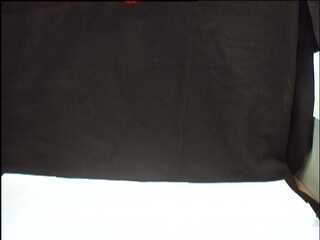
%> input picture course_project/advanced_vision/DATA/ball00000100.jpg, 320 x 240 px; the run also reads 4 pictures not shown here
$ octave myTestScript.m   (GNU Octave 9; MATLAB toolbox functions it lacks are replaced by stand-ins)
%> lines starting %> are read from the running program, lines starting %| are printed output that depends on the picture; in (x1, y1, x2, y2) boxes, pixels count from 0 and x2, y2 are one past the last pixel; in counts of white or black regions, pixels touching at a corner belong together; the program's own positions count from 1
clc
clear all
Im0 = double(imread('DATA/ball00000100.jpg','jpg'));
Im1 = double(imread('DATA/ball00000101.jpg','jpg'));
Im2 = double(imread('DATA/ball00000102.jpg','jpg'));
Im3 = double(imread('DATA/ball00000103.jpg','jpg'));
Im4 = double(imread('DATA/ball00000104.jpg','jpg'));
Imwork = double(imread('DATA/ball00000115.jpg','jpg'));
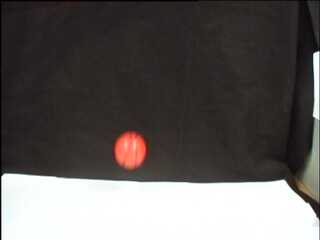
%> input picture course_project/advanced_vision/DATA/ball00000115.jpg, 320 x 240 px
Imback = (Im0 + Im1 + Im2 + Im3 + Im4)/5;

 % subtract background & select pixels with a big difference

[MR,MC,Dim] = size(Imback);
%> MR = 240; MC = 320; Dim = 3
fore = zeros(MR,MC);
fore = (abs(Imwork(:,:,1)-Imback(:,:,1)) > 10) ...
 | (abs(Imwork(:,:,2) - Imback(:,:,2)) > 10) ...
 | (abs(Imwork(:,:,3) - Imback(:,:,3)) > 10);
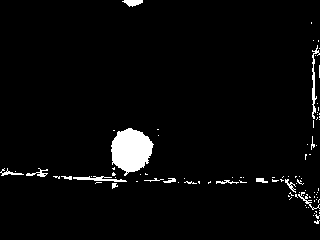
%> fore: size 240x320 logical; 3.4% white; 93 white regions (78 under 20 px), largest, box (x1, y1, x2, y2) and area: (111, 128, 154, 176) 1405, (312, 45, 320, 119) 181, (73, 176, 127, 182) 155
figure(1)
clf

% erode to remove small noise
foremm = bwmorph(fore,'erode',2);
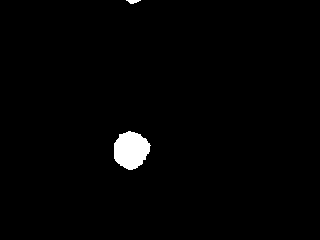
%> foremm: size 240x320 logical; 1.4% white; 2 white regions

imshow(foremm)

labeled = bwlabel(foremm,4);
%> labeled: size 240x320 double; 3 distinct labels, from 0 to 2
stats = regionprops(labeled,['basic']);
%> stats = 2 regions; box (x1, y1, x2, y2), Area and Centroid: (114, 131, 151, 170) 1052 [131.6 150.7], (126, 0, 141, 4) 38 [133.7 2]
[N,W] = size(stats);
%> N = 2; W = 1

centroid = stats(1).Centroid;
%> centroid = [131.6 150.7]
radius = sqrt(stats(1).Area/pi);
%> radius = 18.3
cc = centroid(1);
%> cc = 131.6
cr = centroid(2);
%> cr = 150.7
hold on
for c = -0.97*radius: radius/10 : 0.97*radius
  r = sqrt(radius^2-c^2);
  plot(cc+c,cr+r,'g.','markersize', 10)
  plot(cc+c,cr-r,'g.')
end
%> this loop made 20 passes
%> (c, r) on passes 1 to 12: (-17.75, 4.45), (-15.92, 9.02), (-14.09, 11.68), (-12.26, 13.58), (-10.43, 15.04), (-8.6, 16.15), (-6.77, 17), (-4.94, 17.62), (-3.11, 18.03), (-1.28, 18.25), (0.549, 18.29), (2.38, 18.14)
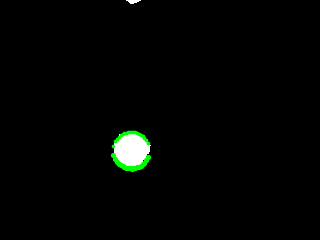
%> figure redrawn from the program's plot data
